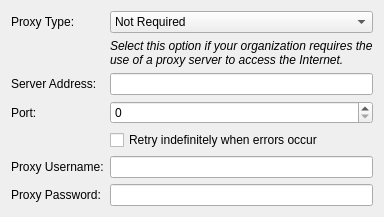
     <widget class="QWidget" name="proxyTab">
      <attribute name="title">
       <string>Proxies</string>
      </attribute>
      <layout class="QFormLayout" name="formLayout_2">
       <property name="fieldGrowthPolicy">
        <enum>QFormLayout::ExpandingFieldsGrow</enum>
       </property>
       <property name="verticalSpacing">
        <number>6</number>
       </property>
       <item row="1" column="0">
        <widget class="QLabel" name="label_11">
         <property name="toolTip">
          <string>Proxy type: HTTP or SOCKS</string>
         </property>
         <property name="text">
          <string>Proxy Type:</string>
         </property>
         <property name="buddy">
          <cstring>cmbProxyType</cstring>
         </property>
        </widget>
       </item>
       <item row="1" column="1">
        <widget class="QComboBox" name="cmbProxyType">
         <property name="sizePolicy">
          <sizepolicy hsizetype="Expanding" vsizetype="Fixed">
           <horstretch>0</horstretch>
           <verstretch>0</verstretch>
          </sizepolicy>
         </property>
         <property name="minimumSize">
          <size>
           <width>0</width>
           <height>0</height>
          </size>
         </property>
         <property name="toolTip">
          <string>Proxy type: HTTP or SOCKS</string>
         </property>
         <item>
          <property name="text">
           <string>Not Required</string>
          </property>
         </item>
         <item>
          <property name="text">
           <string>HTTP</string>
          </property>
         </item>
         <item>
          <property name="text">
           <string>SOCKS</string>
          </property>
         </item>
        </widget>
       </item>
       <item row="2" column="1">
        <widget class="QLabel" name="lbProxyType">
         <property name="sizePolicy">
          <sizepolicy hsizetype="Expanding" vsizetype="Expanding">
           <horstretch>0</horstretch>
           <verstretch>0</verstretch>
          </sizepolicy>
         </property>
         <property name="font">
          <font>
           <italic>true</italic>
          </font>
         </property>
         <property name="text">
          <string>Select this option if your organization requires the use of a proxy server to access the Internet.</string>
         </property>
         <property name="wordWrap">
          <bool>true</bool>
         </property>
        </widget>
       </item>
       <item row="3" column="0">
        <widget class="QLabel" name="label_12">
         <property name="toolTip">
          <string>Connect to remote host through a proxy with this address.</string>
         </property>
         <property name="text">
          <string>Server Address:</string>
         </property>
         <property name="buddy">
          <cstring>proxyServerAddress</cstring>
         </property>
        </widget>
       </item>
       <item row="3" column="1">
        <widget class="QLineEdit" name="proxyServerAddress">
         <property name="toolTip">
          <string>Connect to remote host through a proxy with this address.</string>
         </property>
         <property name="clearButtonEnabled">
          <bool>true</bool>
         </property>
        </widget>
       </item>
       <item row="4" column="0">
        <widget class="QLabel" name="label_13">
         <property name="toolTip">
          <string>Connect to remote host through a proxy with this port.</string>
         </property>
         <property name="text">
          <string>Port:</string>
         </property>
         <property name="buddy">
          <cstring>sbProxyPort</cstring>
         </property>
        </widget>
       </item>
       <item row="4" column="1">
        <widget class="QSpinBox" name="sbProxyPort">
         <property name="sizePolicy">
          <sizepolicy hsizetype="Expanding" vsizetype="Fixed">
           <horstretch>0</horstretch>
           <verstretch>0</verstretch>
          </sizepolicy>
         </property>
         <property name="toolTip">
          <string>Connect to remote host through a proxy with this port.</string>
         </property>
         <property name="maximum">
          <number>65535</number>
         </property>
        </widget>
       </item>
       <item row="8" column="0">
        <widget class="QLabel" name="label_14">
         <property name="toolTip">
          <string>HTTP/SOCKS proxy username passed to Wireguard when prompted for it.</string>
         </property>
         <property name="text">
          <string>Proxy Username:</string>
         </property>
         <property name="buddy">
          <cstring>proxyUsername</cstring>
         </property>
        </widget>
       </item>
       <item row="8" column="1">
        <widget class="PasswordField" name="proxyUsername">
         <property name="toolTip">
          <string>HTTP/SOCKS proxy username passed to Wireguard when prompted for it.</string>
         </property>
         <property name="passwordModeEnabled" stdset="0">
          <bool>true</bool>
         </property>
        </widget>
       </item>
       <item row="9" column="0">
        <widget class="QLabel" name="label_15">
         <property name="toolTip">
          <string>HTTP/SOCKS proxy password passed to Wireguard when prompted for it.</string>
         </property>
         <property name="text">
          <string>Proxy Password:</string>
         </property>
         <property name="buddy">
          <cstring>proxyPassword</cstring>
         </property>
        </widget>
       </item>
       <item row="9" column="1">
        <layout class="QHBoxLayout" name="horizontalLayout_14">
         <item>
          <widget class="PasswordField" name="proxyPassword">
           <property name="toolTip">
            <string>HTTP/SOCKS proxy password passed to Wireguard when prompted for it.</string>
           </property>
           <property name="passwordModeEnabled" stdset="0">
            <bool>true</bool>
           </property>
          </widget>
         </item>
        </layout>
       </item>
       <item row="7" column="1">
        <widget class="QCheckBox" name="chkProxyRetry">
         <property name="toolTip">
          <string>Retry indefinitely on proxy errors. It simulates a SIGUSR1 reset.</string>
         </property>
         <property name="text">
          <string>Retry indefinitely when errors occur</string>
         </property>
        </widget>
       </item>
      </layout>
     </widget>
